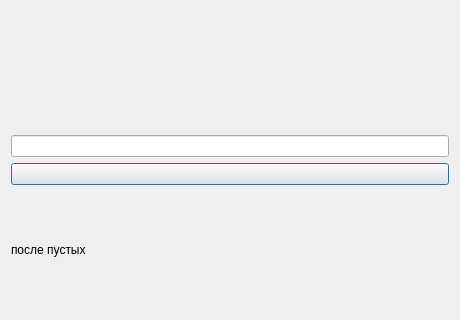
<?xml version="1.0" encoding="UTF-8"?>
<ui version="4.0"><class>Dialog</class><widget class="QDialog" name="Dialog"><property name="geometry"><rect><x>0</x><y>0</y><width>460</width><height>320</height></rect></property><property name="windowTitle"><string>#078 text/163_empty_label</string></property><layout class="QVBoxLayout" name="verticalLayout"><property name="leftMargin"><number>11</number></property><property name="topMargin"><number>11</number></property><property name="rightMargin"><number>11</number></property><property name="bottomMargin"><number>11</number></property><property name="spacing"><number>6</number></property><item><widget class="QLabel" name="l1"><property name="text"><string></string></property></widget></item><item><widget class="QLineEdit" name="e1"></widget></item><item><widget class="QPushButton" name="b1"><property name="text"><string></string></property></widget></item><item><widget class="QLabel" name="l2"><property name="text"><string>после пустых</string></property></widget></item></layout></widget></ui>
